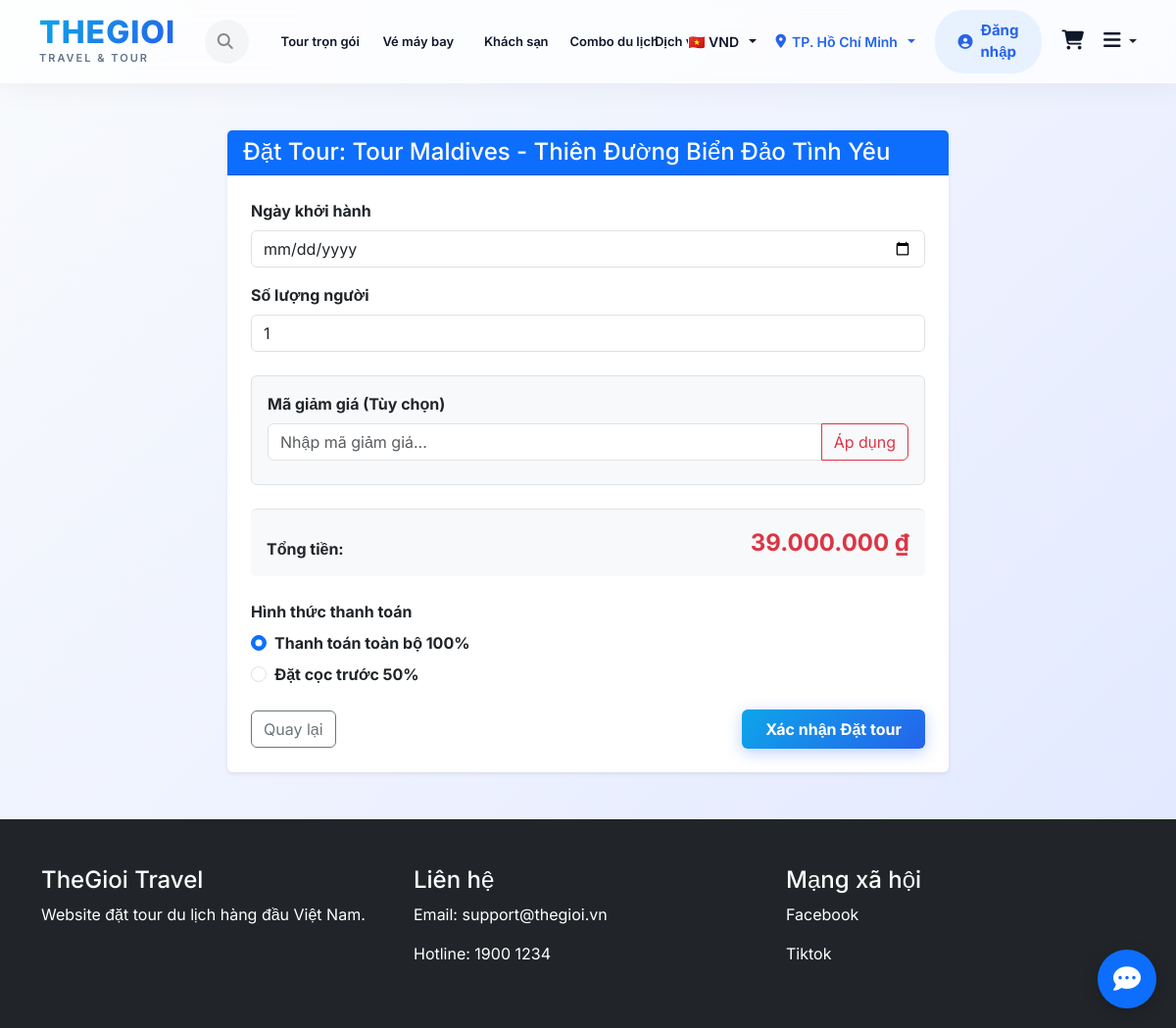
Screenshot of /travel-booking/booking.php?tour_id=24 with the database file from the repository.
### tables this page shows
CREATE TABLE `tours` (
  `id` bigint(20) NOT NULL,
  `destination_id` bigint(20) DEFAULT NULL,
  `title` varchar(255) NOT NULL,
  `slug` varchar(255) DEFAULT NULL,
  `description` text DEFAULT NULL,
  `duration_days` int(11) DEFAULT NULL,
  `duration_nights` int(11) DEFAULT NULL,
  `departure_location` varchar(255) DEFAULT NULL,
  `transport_type` varchar(100) DEFAULT NULL,
  `price` decimal(15,2) DEFAULT NULL,
  `discount_price` decimal(15,2) DEFAULT NULL,
  `thumbnail` text DEFAULT NULL,
  `status` enum('active','inactive') DEFAULT 'active',
  `created_at` timestamp NOT NULL DEFAULT current_timestamp(),
  `updated_at` timestamp NOT NULL DEFAULT current_timestamp() ON UPDATE current_timestamp(),
  `is_featured` tinyint(1) DEFAULT 0
);

### travel-booking/includes/functions.php (called while the page is built, shortened)
<?php
function formatPrice($amount_vnd) {
    $currency = $_SESSION['currency'] ?? 'VND';
    $rates = [
        'VND' => 1,
        'USD' => 25000,
        'EUR' => 27000,
        'JPY' => 170
    ];
    $formats = [
        'VND' => ['symbol' => '₫', 'position' => 'after', 'decimals' => 0, 'dec_point' => ',', 'thousands_sep' => '.'],
        'USD' => ['symbol' => '$', 'position' => 'before', 'decimals' => 2, 'dec_point' => '.', 'thousands_sep' => ','],
        'EUR' => ['symbol' => '€', 'position' => 'before', 'decimals' => 2, 'dec_point' => ',', 'thousands_sep' => '.'],
        'JPY' => ['symbol' => '¥', 'position' => 'before', 'decimals' => 0, 'dec_point' => '.', 'thousands_sep' => ',']
    ];
    $rate = $rates[$currency];
    $format = $formats[$currency];
    $converted_amount = $amount_vnd / $rate;
    $formatted_number = number_format($converted_amount, $format['decimals'], $format['dec_point'], $format['thousands_sep']);
    if ($format['position'] == 'before') {
        return $format['symbol'] . $formatted_number;
    } else {
        return $formatted_number . ' ' . $format['symbol'];
    }
}
?>

### travel-booking/booking.php (the view, shortened to what this page needs)
<?php
require 'includes/db.php';
$tour_id = isset($_GET['tour_id']) ? (int) $_GET['tour_id'] : 1;
$sql = "SELECT * FROM tours WHERE id = $tour_id";
$result = mysqli_query($conn, $sql);
$tour = mysqli_fetch_assoc($result);
include 'includes/header.php';
?>
<div class="container py-5">
    <div class="row justify-content-center">
        <div class="col-md-8">
            <div class="card shadow-sm border-0">
                <div class="card-header bg-primary text-white">
                    <h4 class="mb-0">Đặt Tour: <?= htmlspecialchars($tour['title'] ?? 'Tour Du Lịch') ?></h4>
                </div>
                <div class="card-body p-4">
                    <form action="includes/booking-process.php" method="POST">
                        <div class="mb-3">
                            <label class="form-label fw-bold">Ngày khởi hành</label>
                            <input type="date" name="departure_date" class="form-control" required>
                        </div>
                        <div class="mb-4">
                            <label class="form-label fw-bold">Số lượng người</label>
                            <input type="number" name="total_people" class="form-control" min="1" value="1" required>
                        </div>
                        <div class="mb-4 p-3 bg-light rounded border">
                            <label class="form-label fw-bold">Mã giảm giá (Tùy chọn)</label>
                            <div class="input-group mb-2">
                                <input type="text" id="voucher_code" class="form-control" placeholder="Nhập mã giảm giá...">
                                <button type="button" id="btn-apply-voucher" class="btn btn-outline-danger">Áp dụng</button>
                            </div>
                        </div>
                        <div class="d-flex justify-content-between align-items-end mb-4 p-3 bg-light rounded border-top pt-3">
                            <span class="fw-bold">Tổng tiền:</span>
                            <div class="text-end">
                                <span class="fs-4 fw-bold text-danger" id="total-price" data-unit-price="<?= $tour['price'] ?>" data-raw-total="0">
                                    <?= formatPrice($tour['price']) ?>
                                </span>
                            </div>
                        </div>
                        <div class="mb-4">
                            <label class="form-label fw-bold">Hình thức thanh toán</label>
                            <div class="form-check mb-2">
                                <input class="form-check-input" type="radio" name="payment_type" id="pay_full" value="full" checked>
                                <label class="form-check-label fw-bold" for="pay_full">Thanh toán toàn bộ 100%</label>
                            </div>
                            <div class="form-check">
                                <input class="form-check-input" type="radio" name="payment_type" id="pay_deposit" value="deposit">
                                <label class="form-check-label fw-bold" for="pay_deposit">Đặt cọc trước 50%</label>
                            </div>
                        </div>
                        <div class="d-flex justify-content-between align-items-center">
                            <a href="tour-detail.php?id=<?= $tour_id ?>" class="btn btn-outline-secondary">Quay lại</a>
                            <button type="submit" class="btn btn-primary px-4 py-2 fw-bold">
                                Xác nhận Đặt tour
                            </button>
                        </div>
                    </form>
                </div>
            </div>
        </div>
    </div>
</div>
<?php include 'includes/footer.php'; ?>

### travel-booking/assets/css/style.css (style rules this page uses)
:root { --primary-color: #2563eb; --primary-gradient: linear-gradient(135deg, #0ea5e9 0%, #2563eb 100%); --secondary-color: #f0f7ff; --text-color: #0f172a; --text-light: #64748b; --border-color: #e2e8f0; --card-shadow: 0 10px 30px rgba(15, 23, 42, 0.05); --hover-shadow: 0 20px 40px rgba(37, 99, 235, 0.15); --transition: all 0.4s cubic-bezier(0.16, 1, 0.3, 1); }
body { font-family: 'Inter', sans-serif; color: var(--text-color); background: linear-gradient(135deg, #f8fafc 0%, #eef2ff 50%, #e0e7ff 100%); background-attachment: fixed; margin: 0; padding-top: 85px; }
.btn-primary { background: var(--primary-gradient); border: none; box-shadow: 0 4px 15px rgba(37, 99, 235, 0.3); transition: var(--transition); }

### rows the page displays
tours: title "Tour Maldives - Thiên Đường Biển Đảo Tình Yêu", price "39.000.000 ₫"

### other values shown
$currencies[$current_currency] "🇻🇳 VND"
$locations[$current_location] "TP. Hồ Chí Minh"
